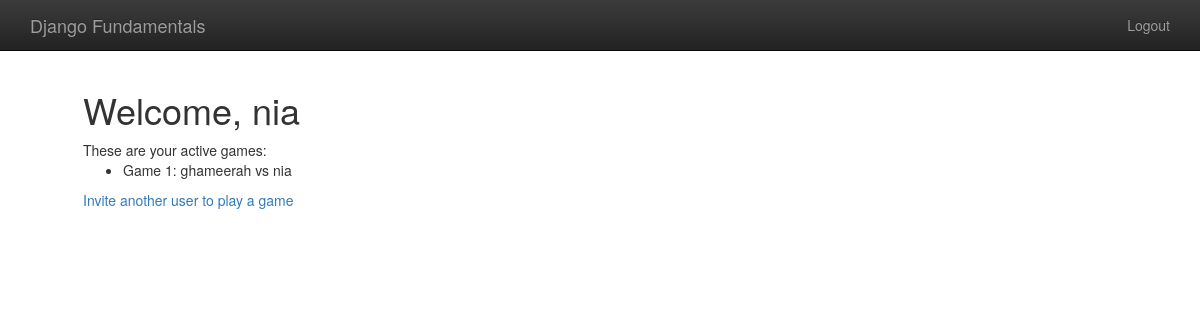
Page /player/home (signed in) on the earlier database version.
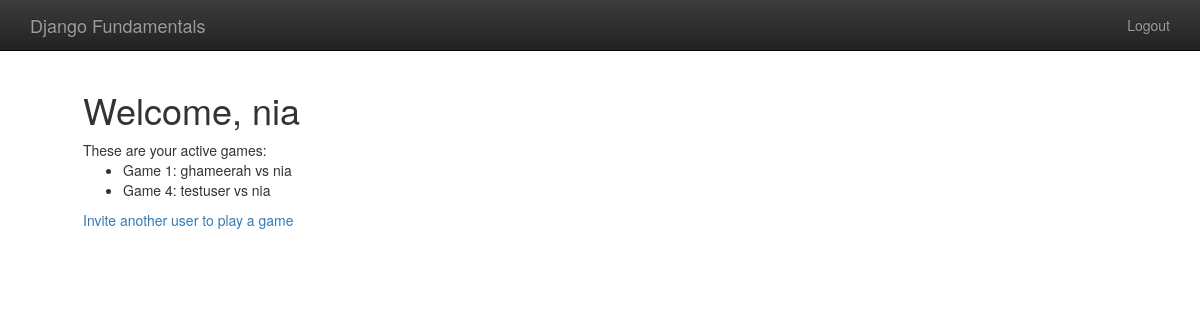
Same page on the later database version.
### gameplay/models.py (models this page shows, shortened)
class Game(models.Model):
    first_player = models.ForeignKey(User, related_name="games_first_player", on_delete=models.CASCADE)
    second_player = models.ForeignKey(User, related_name="games_second_player", on_delete=models.CASCADE)
    start_time = models.DateTimeField(auto_now_add=True)
    last_active = models.DateTimeField(auto_now=True)
    status = models.CharField(max_length=1, default="F", choices=GAME_STATUS_CHOICES)
    objects = GamesQuerySet.as_manager()

### player/views.py (the view)
# urls.py: path('home', home, name="home"),
@login_required
def home(request):
    my_games = Game.objects.games_for_user(request.user.id)
    active_games = my_games.active()
    return render(request, "player/home.html", {'games': active_games})

### gameplay/models.py (called while the page is built)
    def games_for_user(self, user):
        return self.filter(
            Q(first_player=user) | Q(second_player=user)
        )

    def active(self):
        return self.filter(
            Q(status="F") | Q(status="S")
        )

### templates/player/home.html (shortened to what this page needs)
{%  extends 'base.html' %}
{%  block content %}
    <h1>Welcome, {{ user.username }}</h1>
    These are your active games:
    <ul>
        {%  for g in games %}
            <li>Game {{ g.id }}: {{ g.first_player }} vs {{ g.second_player }}</li>
        {%  endfor %}
    </ul>
    <a href="{% url 'player:new_invitation' %}">
        Invite another user to play a game
    </a>
{% endblock %}

### templates/base.html (shortened to what this page needs)
{% load static %}
<!doctype html>
<html class="no-js" lang="">
    <head>
        <link rel="stylesheet" href={% static 'css/bootstrap.min.css' %}>
        <link rel="stylesheet" href={% static 'css/bootstrap-theme.min.css' %}>
        <link rel="stylesheet" href={% static 'css/main.css' %}>
    </head>
    <body>
    <nav class="navbar navbar-inverse navbar-fixed-top" role="navigation">
      <div class="container">
        <div class="navbar-header">
          <a class="navbar-brand" href="../static">Django Fundamentals</a>
        </div>
        <ul class="nav navbar-nav navbar-right">
            {% if user.is_authenticated %}
                <li><a href="{% url 'player:logout' %}">Logout</a></li>
            {% else %}
                <li><a href="{% url 'player:login' %}">Login</a></li>
            {% endif %}
        </ul>
      </div>
    </nav>
    <div>
        {% block content %}
        {% endblock %}
    </div>
    </body>
</html>

### templates/base.html (style rules this page uses)
body { padding-top: 70px; padding-bottom: 20px; padding-left: 83px; }

Differences in the rows shown:
added Game: id "4", first_player "testuser", second_player "nia"
